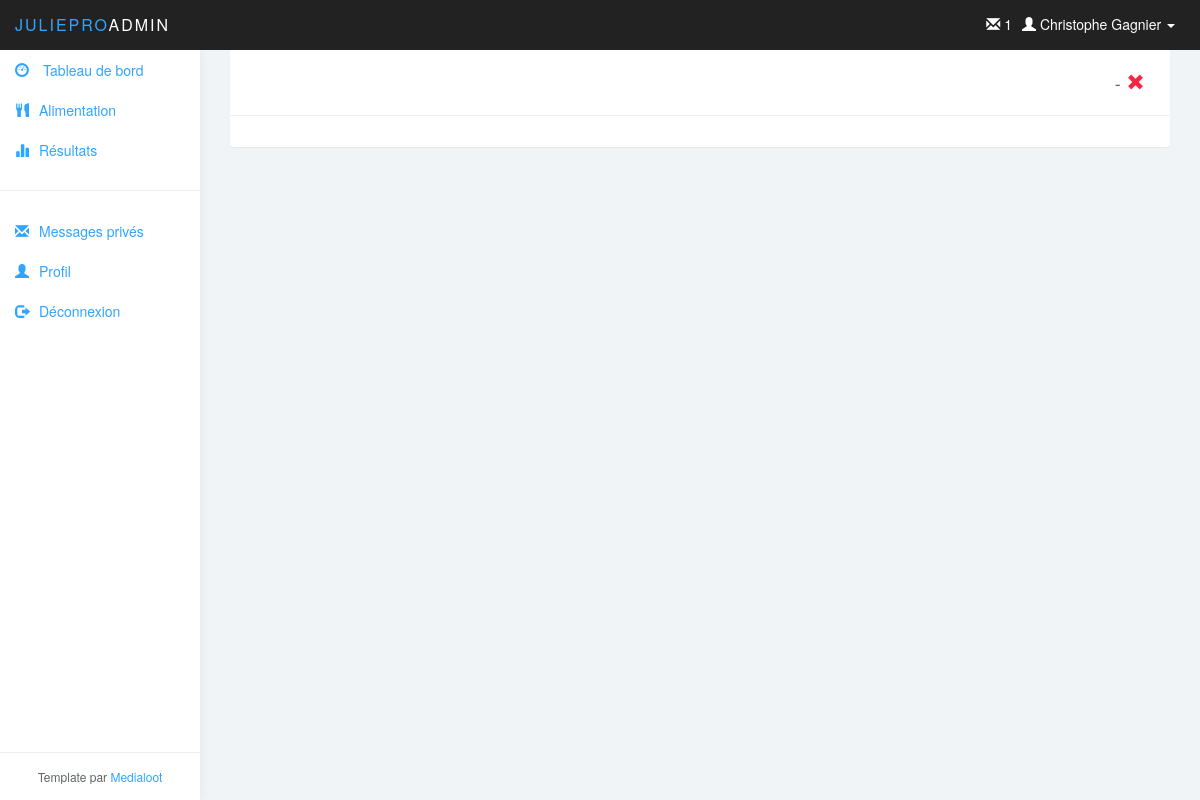
/?action=lire_message&messageID=1, run on an earlier commit of the app's database.
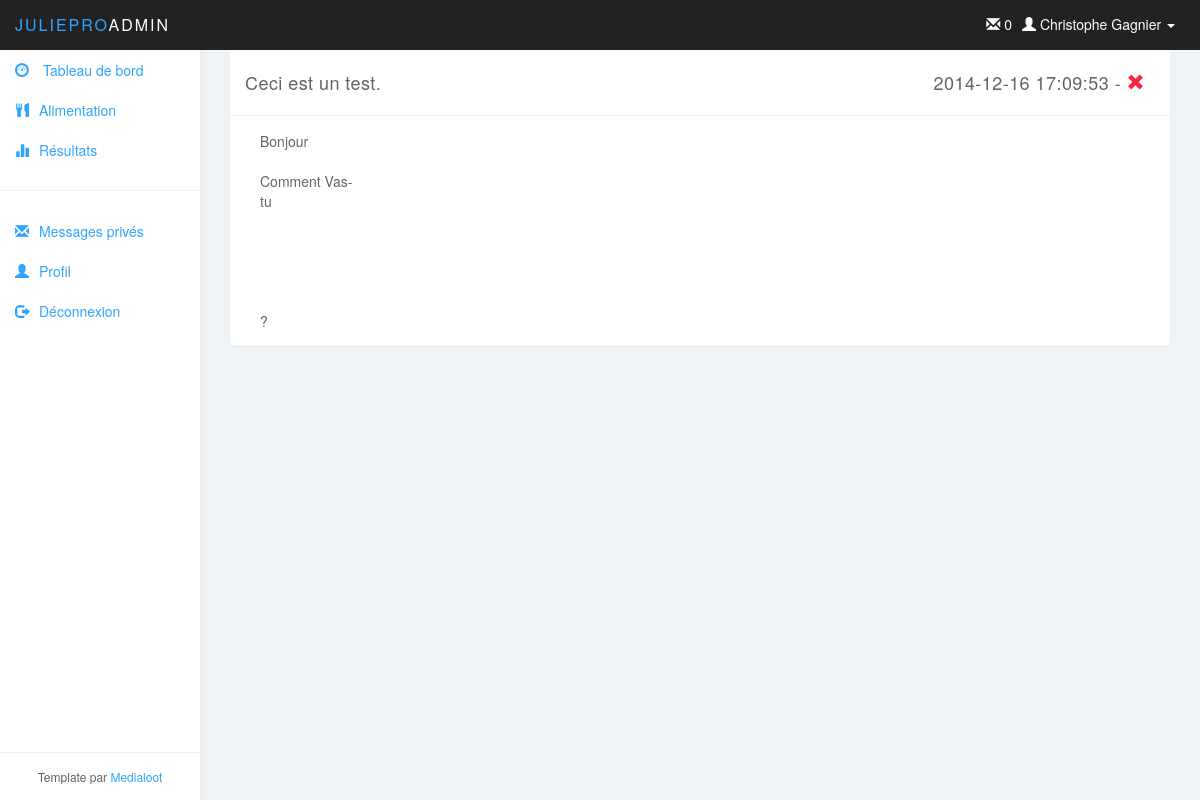
And on a later commit of the database.
### tables this page shows
CREATE TABLE IF NOT EXISTS `message` (
  `messageID` int(11) NOT NULL AUTO_INCREMENT,
  `titre` varchar(45) NOT NULL,
  `message` text NOT NULL,
  `date` datetime NOT NULL,
  `estLu` tinyint(1) NOT NULL DEFAULT '0',
  `expediteurID` int(11) NOT NULL,
  `destinataireID` int(11) NOT NULL,
  PRIMARY KEY (`messageID`),
  KEY `fk_Message_utilisateur1_idx` (`expediteurID`),
  KEY `fk_Message_utilisateur2_idx` (`destinataireID`)
);

### model/user_db.php (called while the page is built, shortened)
<?php
function get_user($userID) {
    global $db;
    $query = 'SELECT * FROM utilisateur
              WHERE utilisateurID = '.$userID;
    $result = $db->query($query);
	$result = $result->fetch();
    return $result;
}

### model/message_db.php (called while the page is built, shortened)
<?php
function get_message($userID ,$messageID) {
    global $db;
    $query = '
        SELECT me.messageID, me.titre, me.message, me.`date`, me.estLu, me.expediteurID, me.destinataireID, CONCAT_WS(\', \', us.nom, us.prenom) AS auteur
        FROM message AS me
        INNER JOIN utilisateur AS us
        ON us.utilisateurID = me.expediteurID
        WHERE me.destinataireID = '.$userID.' AND  me.messageID = '.$messageID.';';
    $result = $db->query($query);
    return $result->fetch();
}
function get_nombre_messages($userID) {
    global $db;
    $query = '
        SELECT count(messageID)
        FROM message AS me
        WHERE me.destinataireID = '.$userID.' and estLu = 0;';
    $result = $db->query($query);
    return $result->fetch()[0];
}

### view/lire_message.php (the view, shortened to what this page needs)
<?php
$message = get_message($userInfo['utilisateurID'], $_GET['messageID']);
?>
<div class="col-md-12">
    <div class="panel panel-default">
        <div class="panel-heading">
            <?php echo $message['titre'];?>
            <div class="pull-right">
                <?php echo $message['date']; ?> -
                <a href="?action=remove_message&messageID='.$messageCourant['messageID'].'" class="glyphicon glyphicon-remove color-red"> </a>
            </div>
        </div>
        <div class="panel-body">
            <div class="col-md-6">
                <?php echo nl2br($message['message']);?>
            </div>
        </div>
    </div>
</div>

### view/header.php (shortened to what this page needs)
<!DOCTYPE html>
<html>
<head>
    <link href="css/bootstrap.min.css" rel="stylesheet">
    <link href="css/datepicker3.css" rel="stylesheet">
    <link href="css/styles.css" rel="stylesheet">
</head>
<body>
<nav class="navbar navbar-inverse navbar-fixed-top" role="navigation">
    <div class="container-fluid">
        <div class="navbar-header">
            <a class="navbar-brand" href="index.php"><span>JuliePro</span>Admin</a>
            <?php if(!empty($userInfo))
            { ?>
                <ul class="user-menu">
                    <li class="dropdown pull-right"> <a href="#" class="dropdown-toggle" data-toggle="dropdown"> <span class="glyphicon glyphicon-user"></span> <?php echo $userInfo['prenom'].' '.$userInfo['nom']; ?> <span class="caret"></span> </a>
                    </li>
                </ul>
				<ul class="user-menu">
					<li><a href="?action=view_messageprive"><span class="glyphicon glyphicon-envelope"></span> <?php echo get_nombre_messages($userInfo['utilisateurID']); ?> </a></li>
				</ul>
            <?php } ?>
        </div>
    </div>
</nav>

What changed in the data, as far as the page shows it:
now on this page (row edited): message: titre "Ceci est un test.", date "2014-12-16 17:09:53", message "Bonjour Comment Vas- tu ?"
Also different on the page:
get_nombre_messages($userInfo['utilisateurID']): "1" → "0"
